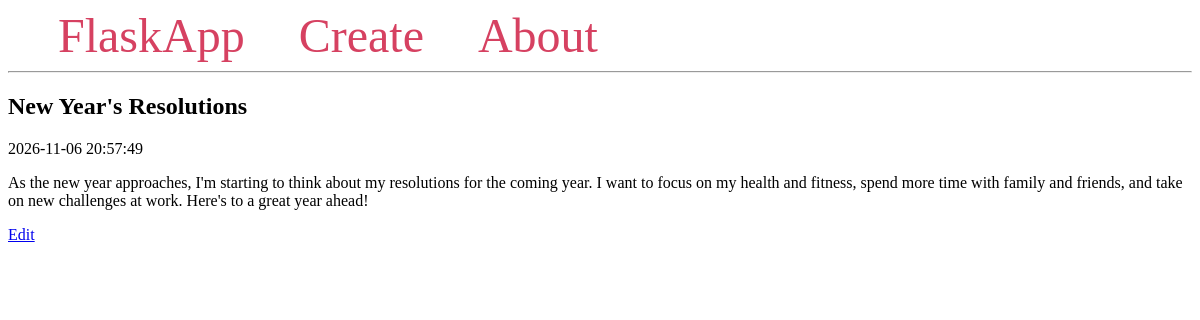
/1/, run on the app's committed database.
### tables this page shows
CREATE TABLE posts (
    id INTEGER PRIMARY KEY AUTOINCREMENT,
    created TIMESTAMP NOT NULL DEFAULT CURRENT_TIMESTAMP,
    title TEXT NOT NULL,
    content TEXT NOT NULL
);

### app.py (the view)
@app.route('/<int:post_id>/')
def post(post_id):
    post = get_post(post_id)
    return render_template('post.html', post=post)

### app.py (called while the page is built)
def get_db_connection():
    conn = sqlite3.connect('database.db')
    conn.row_factory = sqlite3.Row
    return conn

def get_post(post_id):
    conn = get_db_connection()
    post = conn.execute('SELECT * FROM posts WHERE id = ?', (post_id,)).fetchone()
    conn.close()
    if post is None:
        abort(404)
    return post

### templates/post.html
{% extends 'base.html' %}
{% block content %}
    <h2>{% block title %} {{ post['title'] }} {% endblock %}</h2>
    <span class="badge">{{ post['created'] }}</span>
    <p>{{ post['content'] }}</p>
    <a href="{{ url_for('edit', post_id=post['id']) }}">Edit</a>
{% endblock %}

### data on the page
posts: title "New Year's Resolutions", created "2026-11-06 20:57:49", content "As the new year approaches, I'm starting to think about my resolutions for the coming year. I want to focus on my health and fitness, spend more time with family and friends, and take on new challenges at work. Here's to a great year ahead!"
